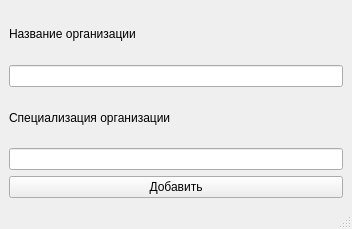
<?xml version="1.0" encoding="UTF-8"?>
<ui version="4.0">
 <class>AddCustomerView</class>
 <widget class="QMainWindow" name="AddCustomerView">
  <property name="geometry">
   <rect>
    <x>0</x>
    <y>0</y>
    <width>352</width>
    <height>229</height>
   </rect>
  </property>
  <property name="windowTitle">
   <string>MainWindow</string>
  </property>
  <widget class="QWidget" name="centralwidget">
   <layout class="QVBoxLayout" name="verticalLayout_2">
    <item>
     <layout class="QVBoxLayout" name="verticalLayout">
      <item>
       <widget class="QLabel" name="label">
        <property name="text">
         <string>Название организации</string>
        </property>
       </widget>
      </item>
      <item>
       <widget class="QLineEdit" name="name_edit"/>
      </item>
      <item>
       <widget class="QLabel" name="label_2">
        <property name="text">
         <string>Специализация организации</string>
        </property>
       </widget>
      </item>
      <item>
       <widget class="QLineEdit" name="spec_edit"/>
      </item>
     </layout>
    </item>
    <item>
     <layout class="QHBoxLayout" name="horizontalLayout">
      <item>
       <widget class="QPushButton" name="pushButton">
        <property name="text">
         <string>Добавить</string>
        </property>
       </widget>
      </item>
     </layout>
    </item>
   </layout>
  </widget>
  <widget class="QMenuBar" name="menubar">
   <property name="geometry">
    <rect>
     <x>0</x>
     <y>0</y>
     <width>352</width>
     <height>25</height>
    </rect>
   </property>
  </widget>
  <widget class="QStatusBar" name="statusbar"/>
 </widget>
 <resources/>
 <connections/>
</ui>
